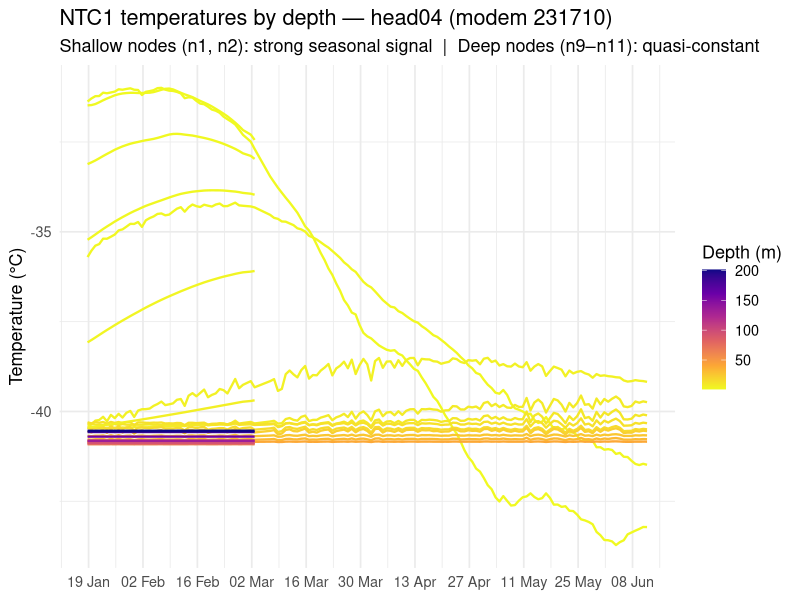
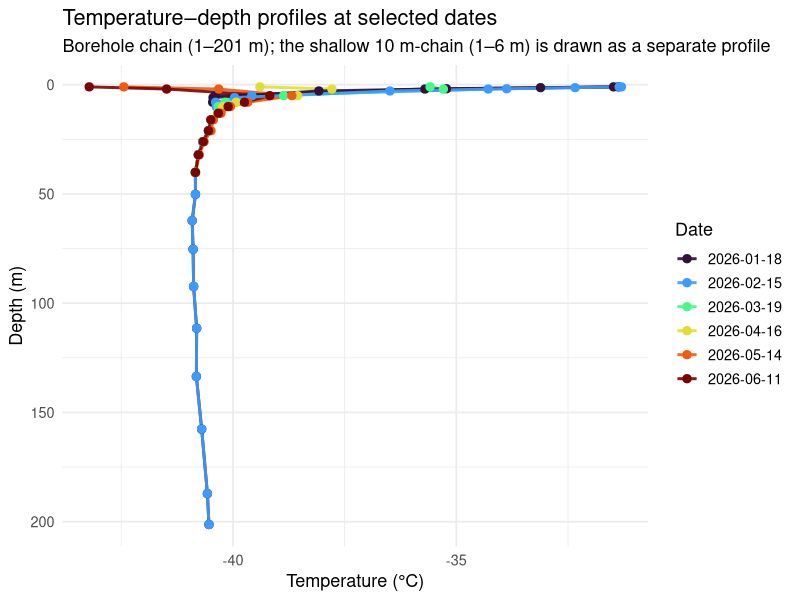
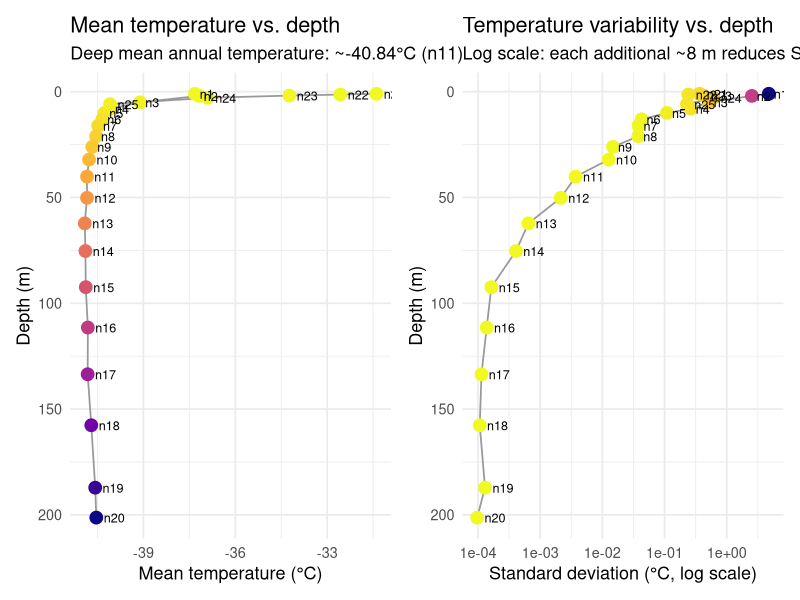
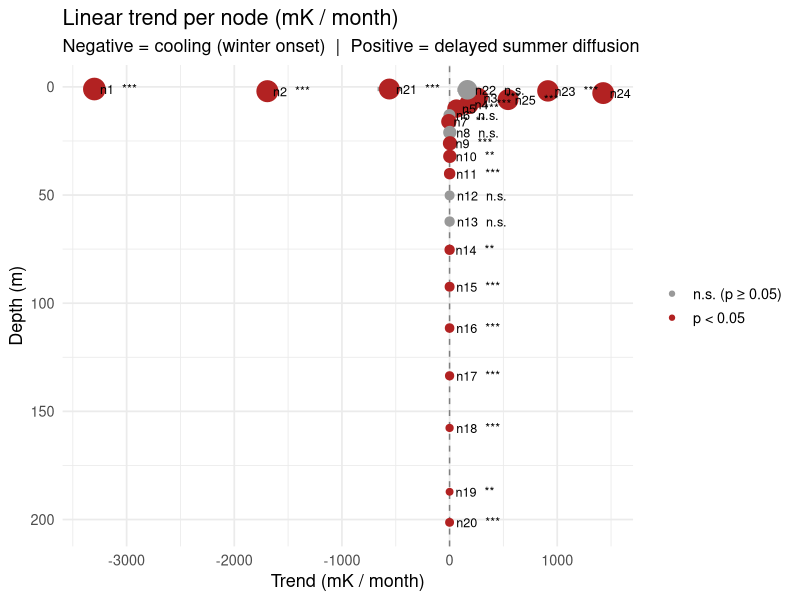
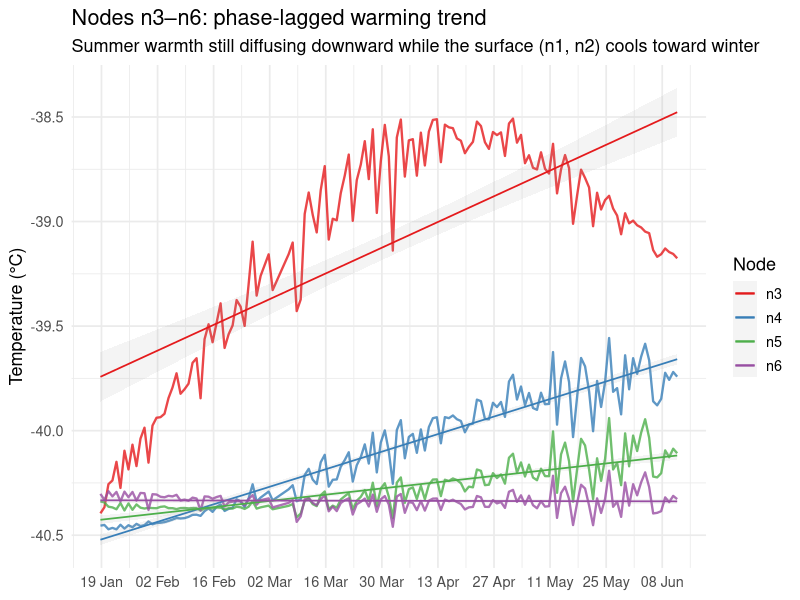
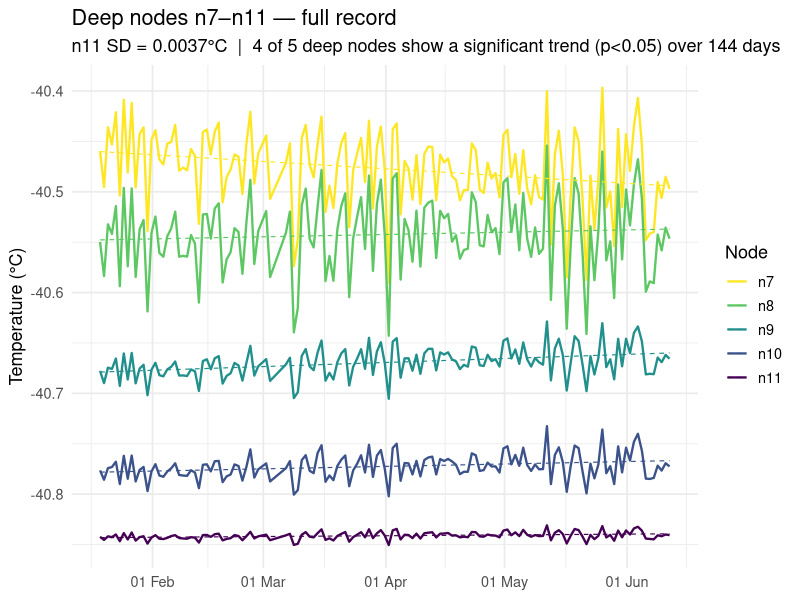
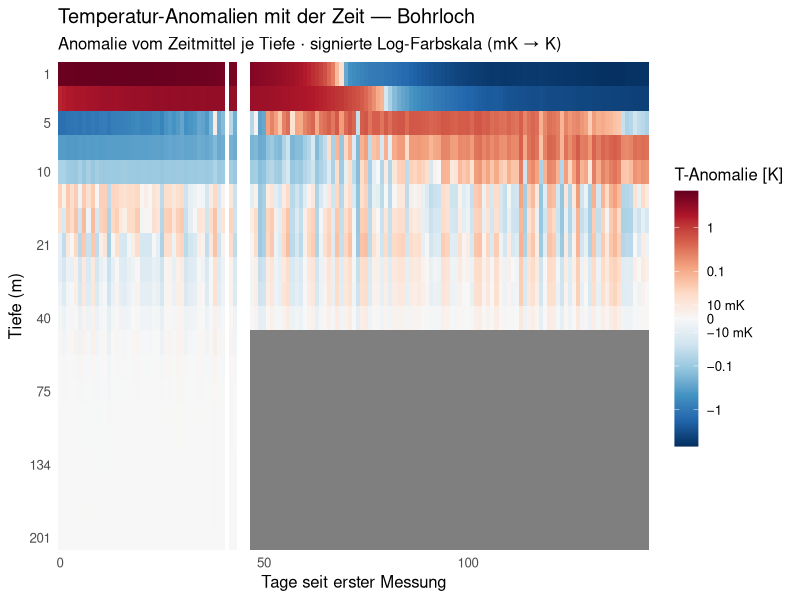
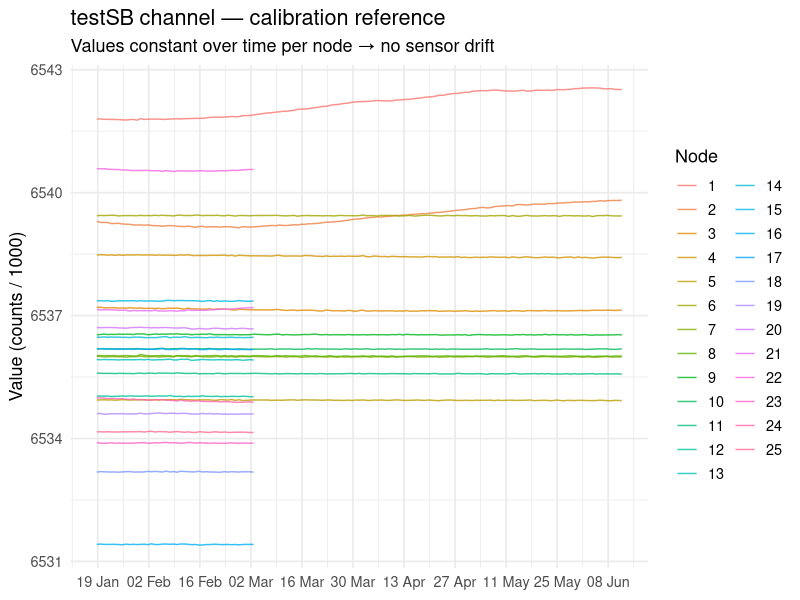

Write the R code that produced these figures, in order.
## ---- chunk 1
library(readr)
library(dplyr)
library(tidyr)
library(ggplot2)
library(lubridate)
library(patchwork)

d <- read_csv("./data/decoded_head04_231710_combined.csv", show_col_types = FALSE) |>
  mutate(
    time_utc = as_datetime(time_utc),
    t_days   = as.numeric(difftime(time_utc, min(time_utc), units = "days"))
  )
## ---- chunk 2
# Real installation depths + node order from the 2023 lab calibration
# (data/head04_calibration.csv, built by build_head04_calibration.R).
# n1–n20 = borehole 1–201 m; n21–n25 = shallow 10 m-chain 1–6 m. The node order
# (kept from the deployment Excel sheet) is confirmed by the SD-vs-depth check:
# per-node SD falls monotonically with depth (Spearman ≈ −0.99).
node_depths <- read_csv("./data/head04_calibration.csv", show_col_types = FALSE) |>
  distinct(node, depth = depth_m) |> arrange(node) |>
  # Two physically separate chains — never connect a profile line ACROSS them:
  mutate(chain = if_else(node <= 20, "Bohrloch (1–201 m)", "Nebenkette (1–6 m)"))
knitr::kable(node_depths, col.names = c("Node", "Depth (m)", "Chain"),
             caption = "Sensor depths (2023 deployment).")
## ---- chunk 3
ntc_long <- d |>
  select(time_utc, matches("^n[0-9]+\\.ntc1_temp_C$")) |>
  pivot_longer(-time_utc, names_to = "sensor", values_to = "temp_C") |>
  mutate(node = as.integer(sub("n(\\d+)\\..*", "\\1", sensor))) |>
  left_join(node_depths, by = "node")

ggplot(ntc_long, aes(time_utc, temp_C, colour = depth, group = node)) +
  geom_line(linewidth = 0.8) +
  scale_colour_viridis_c(option = "plasma", direction = -1, name = "Depth (m)") +
  scale_x_datetime(date_breaks = "2 weeks", date_labels = "%d %b") +
  labs(
    title    = "NTC1 temperatures by depth — head04 (modem 231710)",
    subtitle = "Shallow nodes (n1, n2): strong seasonal signal  |  Deep nodes (n9–n11): quasi-constant",
    x = NULL, y = "Temperature (°C)"
  ) +
  theme_minimal(base_size = 13)
## ---- chunk 4
profile_dates <- d |>
  pull(time_utc) |> as.Date() |> unique() |>
  (\(x) x[seq(1, length(x), length.out = 6)])() |>
  as.character()

profiles <- ntc_long |>
  mutate(date = as.character(as.Date(time_utc))) |>
  filter(date %in% profile_dates)

ggplot(profiles, aes(temp_C, depth, colour = date, group = interaction(date, chain))) +
  geom_path(linewidth = 1, alpha = 0.9) +   # per (date, chain): never link across the two chains
  geom_point(size = 2.5) +
  scale_y_reverse(name = "Depth (m)") +
  scale_colour_viridis_d(option = "turbo", name = "Date") +
  labs(
    title    = "Temperature–depth profiles at selected dates",
    subtitle = "Borehole chain (1–201 m); the shallow 10 m-chain (1–6 m) is drawn as a separate profile",
    x = "Temperature (°C)"
  ) +
  theme_minimal(base_size = 13)
## ---- chunk 5
node_stats <- ntc_long |>
  group_by(node, depth, chain) |>
  summarise(
    mean_T  = mean(temp_C, na.rm = TRUE),
    sd_T    = sd(temp_C,   na.rm = TRUE),
    range_T = max(temp_C, na.rm = TRUE) - min(temp_C, na.rm = TRUE),
    .groups = "drop"
  )

p_sd <- ggplot(node_stats, aes(sd_T, depth)) +
  geom_path(aes(group = chain), colour = "grey60", linewidth = 0.6) +
  geom_point(aes(colour = sd_T), size = 4) +
  geom_text(aes(label = paste0("n", node)), hjust = -0.35, size = 3.2) +
  scale_colour_viridis_c(option = "plasma", direction = -1, guide = "none") +
  scale_y_reverse(name = "Depth (m)") +
  scale_x_log10() +
  labs(title = "Temperature variability vs. depth",
       subtitle = "Log scale: each additional ~8 m reduces SD by ~50%",
       x = "Standard deviation (°C, log scale)") +
  theme_minimal(base_size = 13)

p_mean <- ggplot(node_stats, aes(mean_T, depth)) +
  geom_path(aes(group = chain), colour = "grey60", linewidth = 0.6) +
  geom_point(aes(colour = depth), size = 4, show.legend = FALSE) +
  scale_colour_viridis_c(option = "plasma", direction = -1) +
  geom_text(aes(label = paste0("n", node)), hjust = -0.35, size = 3.2) +
  scale_y_reverse(name = "Depth (m)") +
  labs(title = "Mean temperature vs. depth",
       subtitle = sprintf("Deep mean annual temperature: ~%.2f°C (n11)",
                          node_stats$mean_T[node_stats$node == 11]),
       x = "Mean temperature (°C)") +
  theme_minimal(base_size = 13)

p_mean | p_sd
## ---- chunk 6
node_stats |>
  select(node, depth, mean_T, sd_T, range_T) |>
  mutate(across(where(is.numeric), \(x) round(x, 3))) |>
  knitr::kable(
    col.names = c("Node", "Depth (m)", "Mean T (°C)", "SD (°C)", "Range (°C)"),
    caption   = "Temperature statistics per node"
  )
## ---- chunk 7
ntc_cols <- grep("^n[0-9]+\\.ntc1_temp_C$", names(d), value = TRUE)

trends <- lapply(ntc_cols, function(col) {
  node <- as.integer(sub("n(\\d+)\\..*", "\\1", col))
  dat  <- data.frame(t = d$t_days, y = d[[col]]) |> na.omit()
  m    <- lm(y ~ t, data = dat)
  s    <- summary(m)
  tibble(node            = node,
         slope_mK_month  = coef(m)[2] * 30 * 1000,
         se_mK_month     = s$coefficients[2, 2] * 30 * 1000,
         pval            = s$coefficients[2, 4],
         mean_T          = mean(dat$y),
         sd_T            = sd(dat$y))
}) |>
  bind_rows() |>
  left_join(node_depths, by = "node") |>
  mutate(sig = pval < 0.05,
         sig_label = case_when(pval < 0.001 ~ "***",
                               pval < 0.01  ~ "**",
                               pval < 0.05  ~ "*",
                               TRUE         ~ "n.s."))

ggplot(trends, aes(slope_mK_month, depth)) +
  geom_vline(xintercept = 0, colour = "grey50", linetype = "dashed") +
  geom_errorbarh(aes(xmin = slope_mK_month - se_mK_month,
                     xmax = slope_mK_month + se_mK_month),
                 height = 2, colour = "grey60") +
  geom_point(aes(colour = sig, size = log10(abs(slope_mK_month) + 1))) +
  geom_text(aes(label = paste0("n", node, "  ", sig_label)),
            hjust = -0.15, size = 3.2) +
  scale_y_reverse(name = "Depth (m)") +
  scale_colour_manual(values = c("FALSE" = "grey60", "TRUE" = "firebrick"),
                      labels = c("n.s. (p ≥ 0.05)", "p < 0.05"), name = NULL) +
  scale_size_continuous(range = c(2, 7), guide = "none") +
  labs(
    title    = "Linear trend per node (mK / month)",
    subtitle = "Negative = cooling (winter onset)  |  Positive = delayed summer diffusion",
    x        = "Trend (mK / month)"
  ) +
  theme_minimal(base_size = 13)
## ---- chunk 8
trends |>
  mutate(across(c(slope_mK_month, se_mK_month, mean_T, sd_T), \(x) round(x, 2)),
         pval = formatC(pval, digits = 3, format = "g")) |>
  select(node, depth, mean_T, sd_T, slope_mK_month, se_mK_month, pval, sig_label) |>
  knitr::kable(
    col.names = c("Node", "Depth (m)", "Mean T", "SD", "Trend (mK/mon)", "SE", "p-value", ""),
    caption   = "Linear trend results. Positive trend in n4–n6 reflects phase-lagged downward diffusion of summer warmth."
  )
## ---- chunk 9
mid_cols <- grep("^n[3456]\\.ntc1_temp_C$", names(d), value = TRUE)
d_mid <- d |>
  select(time_utc, all_of(mid_cols)) |>
  pivot_longer(-time_utc, names_to = "sensor", values_to = "temp_C") |>
  mutate(node = as.integer(sub("n(\\d+)\\..*", "\\1", sensor))) |>
  left_join(node_depths, by = "node")

ggplot(d_mid, aes(time_utc, temp_C, colour = factor(node), group = node)) +
  geom_line(linewidth = 0.8, alpha = 0.8) +
  geom_smooth(method = "lm", se = TRUE, alpha = 0.1, linewidth = 0.6) +
  scale_colour_brewer(palette = "Set1", name = "Node",
                      labels = paste0("n", 3:6)) +
  scale_x_datetime(date_breaks = "2 weeks", date_labels = "%d %b") +
  labs(
    title    = "Nodes n3–n6: phase-lagged warming trend",
    subtitle = "Summer warmth still diffusing downward while the surface (n1, n2) cools toward winter",
    x = NULL, y = "Temperature (°C)"
  ) +
  theme_minimal(base_size = 13)
## ---- chunk 10
deep_nodes <- 7:11
deep_cols  <- sprintf("n%d.ntc1_temp_C", deep_nodes)

# Per-node linear fit over the WHOLE record (mK/month + significance).
deep_trends <- lapply(deep_nodes, function(n) {
  dat <- na.omit(data.frame(t = d$t_days, y = d[[sprintf("n%d.ntc1_temp_C", n)]]))
  s   <- summary(lm(y ~ t, dat))
  tibble(node = n, slope_mK_month = s$coefficients[2, 1] * 30 * 1000,
         se = s$coefficients[2, 2] * 30 * 1000, pval = s$coefficients[2, 4],
         sd_T = sd(dat$y))
}) |> bind_rows()
n_sig <- sum(deep_trends$pval < 0.05)

d_deep <- d |>
  select(time_utc, all_of(deep_cols)) |>
  pivot_longer(-time_utc, names_to = "sensor", values_to = "temp_C") |>
  mutate(node = as.integer(sub("n(\\d+)\\..*", "\\1", sensor))) |>
  left_join(node_depths, by = "node")

ggplot(d_deep, aes(time_utc, temp_C, colour = factor(node), group = node)) +
  geom_line(linewidth = 0.8) +
  geom_smooth(method = "lm", se = FALSE, linetype = "dashed",
              linewidth = 0.4, alpha = 0.6) +
  scale_colour_viridis_d(option = "viridis", direction = -1,
                          name = "Node", labels = paste0("n", deep_nodes)) +
  scale_x_datetime(date_breaks = "1 month", date_labels = "%d %b") +
  labs(
    title    = "Deep nodes n7–n11 — full record",
    subtitle = sprintf("n11 SD = %.4f°C  |  %d of 5 deep nodes show a significant trend (p<0.05) over %d days",
                       deep_trends$sd_T[deep_trends$node == 11], n_sig, round(max(d$t_days))),
    x = NULL, y = "Temperature (°C)"
  ) +
  theme_minimal(base_size = 13)
## ---- chunk 11
deep_trends |>
  mutate(across(c(slope_mK_month, se, sd_T), \(x) round(x, 3)),
         pval = formatC(pval, digits = 2, format = "g"),
         sig  = ifelse(pval < 0.05, "yes", "—")) |>
  knitr::kable(col.names = c("Node", "Trend (mK/mon)", "SE", "p-value", "SD (°C)", "p<0.05"),
    caption = "Deep-node linear trend over the full record.")
## ---- chunk 12
bore <- node_depths |> filter(node <= 20)
anom <- ntc_long |>
  semi_join(bore, by = "node") |>
  mutate(day = as.numeric(difftime(time_utc, min(time_utc), units = "days"))) |>
  group_by(node) |> mutate(anom = temp_C - mean(temp_C, na.rm = TRUE)) |> ungroup()

C    <- 0.01                                   # linear threshold ≈ 10 mK
slog <- function(x) sign(x) * log10(1 + abs(x) / C)
brkK <- c(-10, -1, -0.1, -0.01, 0, 0.01, 0.1, 1, 10)
labK <- c("−10", "−1", "−0.1", "−10 mK", "0", "10 mK", "0.1", "1", "10")
lim  <- max(abs(slog(range(anom$anom, na.rm = TRUE)))) * c(-1, 1)
ord  <- order(bore$depth)
anom$rank <- match(anom$node, bore$node[ord])  # equal-height bands, ordered by depth
ybr  <- c(1, 3, 5, 8, 11, 14, 17, 20); ylab <- round(bore$depth[ord][ybr])

ggplot(anom, aes(day, rank, fill = slog(anom))) +
  geom_tile() +
  scale_fill_gradientn(
    colours = rev(c("#67001f","#b2182b","#d6604d","#f4a582","#fddbc7","#f7f7f7",
                    "#d1e5f0","#92c5de","#4393c3","#2166ac","#053061")),
    limits = lim, breaks = slog(brkK), labels = labK, name = "T-Anomalie [K]") +
  scale_y_reverse(breaks = ybr, labels = ylab, expand = c(0, 0)) +
  scale_x_continuous(expand = c(0, 0)) +
  labs(title = "Temperatur-Anomalien mit der Zeit — Bohrloch",
       subtitle = "Anomalie vom Zeitmittel je Tiefe · signierte Log-Farbskala (mK → K)",
       x = "Tage seit erster Messung", y = "Tiefe (m)") +
  theme_minimal(base_size = 12) +
  theme(panel.grid = element_blank(), legend.key.height = unit(1.3, "cm"))
## ---- chunk 13
sb_long <- d |>
  select(time_utc, matches("testSB")) |>
  pivot_longer(-time_utc, names_to = "sensor", values_to = "value") |>
  mutate(node = as.integer(sub("n(\\d+)\\..*", "\\1", sensor)))

ggplot(sb_long, aes(time_utc, value, colour = factor(node), group = node)) +
  geom_line(linewidth = 0.5, alpha = 0.8) +
  scale_x_datetime(date_breaks = "2 weeks", date_labels = "%d %b") +
  labs(
    title    = "testSB channel — calibration reference",
    subtitle = "Values constant over time per node → no sensor drift",
    x = NULL, y = "Value (counts / 1000)", colour = "Node"
  ) +
  theme_minimal(base_size = 13)
